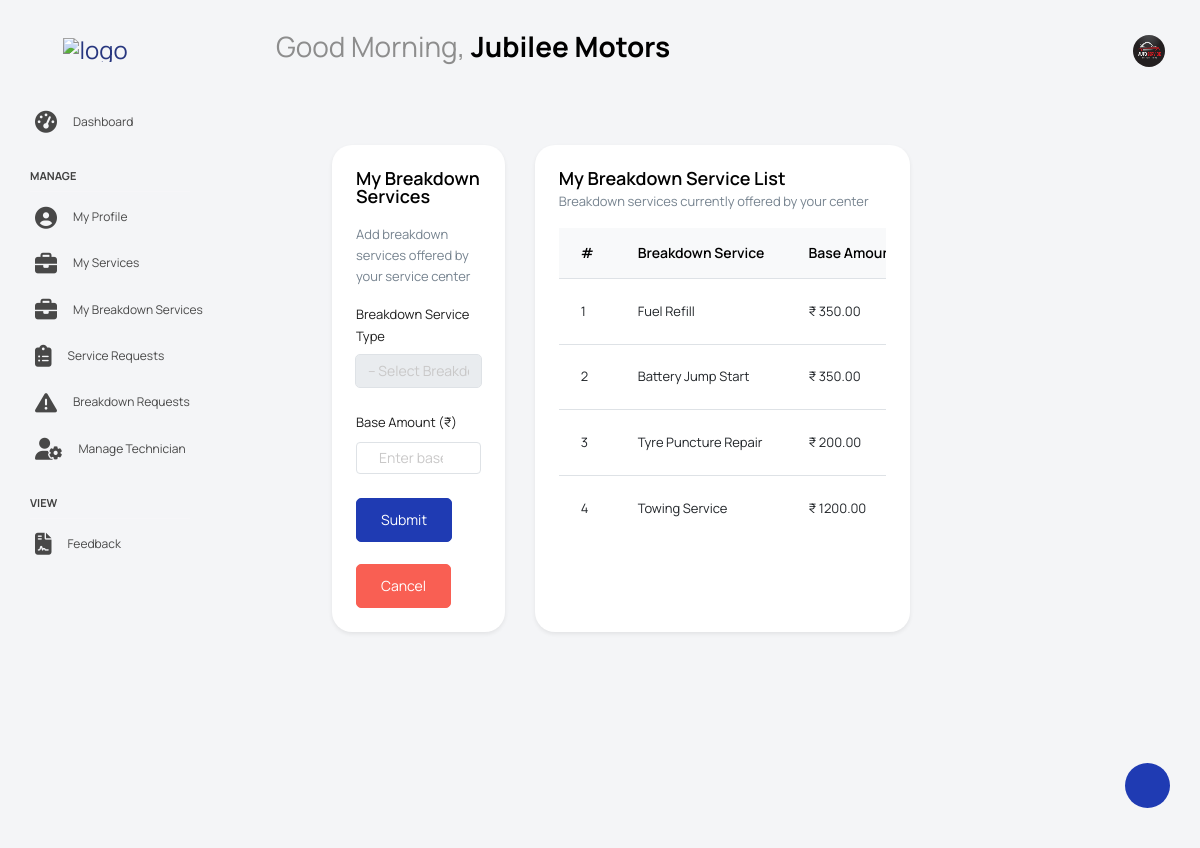
The page /ServiceCenter/my-breakdown-services/ (signed in) on the database its author committed.
### Guest/models.py (models this page shows)
class tbl_servicecenter(models.Model):
    servicecenter_name=models.CharField(max_length=50)
    servicecenter_email=models.CharField(max_length=50)
    servicecenter_contact=models.CharField(max_length=50)
    servicecenter_address=models.CharField(max_length=50)
    servicecenter_logo=models.FileField(upload_to='Assets/ServicecenterDocs/')
    servicecenter_license=models.FileField(upload_to='Assets/ServicecenterDocs/')
    servicecenter_password=models.CharField(max_length=50)
    servicecenter_status=models.IntegerField(default=0)
    servicecenter_regdate=models.DateField(auto_now_add=True)
    place=models.ForeignKey(tbl_place,on_delete=models.CASCADE)

### ServiceCenter/models.py (models this page shows)
class tbl_servicecenter_breakdown_services(models.Model):
    servicecenter = models.ForeignKey(tbl_servicecenter,on_delete=models.CASCADE)
    servicetype = models.ForeignKey(tbl_breakdown_servicetype,on_delete=models.CASCADE)
    base_amount = models.DecimalField(max_digits=10, decimal_places=2)

### Admin/models.py (models this page shows)
class tbl_breakdown_servicetype(models.Model):
    servicetype_name = models.CharField(max_length=100)

### ServiceCenter/views.py (the view, shortened to what this page needs)
# urls.py: path('my-breakdown-services/', views.my_breakdown_services, name='my_breakdown_services'),
def my_breakdown_services(request):
    if 'cid' not in request.session:
        return redirect("Guest:Login")
    servicetypes = tbl_breakdown_servicetype.objects.all()
    myservices = tbl_servicecenter_breakdown_services.objects.filter(servicecenter=request.session['cid'])
    servicecenter=tbl_servicecenter.objects.get(id=request.session['cid'])
    return render(request,"ServiceCenter/MyBreakdownServices.html",
        {
            'data': servicetypes,
            'myservices': myservices,'Data': servicecenter
        }
    )

### ServiceCenter/templates/ServiceCenter/MyBreakdownServices.html (shortened to what this page needs)
{% extends 'ServiceCenter/Head_service.html' %}
{% block content %}
<div class="main-panel">
  <div class="content-wrapper">
    <div class="row">
      <div class="col-md-4 grid-margin stretch-card">
        <div class="card shadow-sm">
          <div class="card-body">
            <h4 class="card-title">My Breakdown Services</h4>
            <p class="card-description mb-3">
              Add breakdown services offered by your service center
            </p>
            <form method="post" class="forms-sample">
              <div class="form-group">
                <label for="sel_servicetype">Breakdown Service Type</label>
                <select class="form-control"
                        name="sel_servicetype"
                        id="sel_servicetype"
                        required>
                  <option value="">-- Select Breakdown Service --</option>
                </select>
              </div>
              <div class="form-group">
                <label for="base_amount">Base Amount (₹)</label>
                <input type="number"
                       class="form-control"
                       name="base_amount"
                       id="base_amount"
                       min="0"
                       step="0.01"
                       placeholder="Enter base price"
                       value="{{ editservice.base_amount|default:'' }}"
                       required>
              </div>
              <div class="mt-3">
                <button type="submit" class="btn btn-primary me-2">
                  Submit
                </button>
                <br><br>
                <a href="{% url 'ServiceCenter:my_breakdown_services' %}"
                   class="btn btn-danger">
                  Cancel
                </a>
              </div>
            </form>
          </div>
        </div>
      </div>
      <div class="col-md-8 grid-margin stretch-card">
        <div class="card shadow-sm">
          <div class="card-body">
            <div class="d-flex align-items-center justify-content-between mb-3">
              <div>
                <h4 class="card-title mb-1">My Breakdown Service List</h4>
                <p class="card-description mb-0">
                  Breakdown services currently offered by your center
                </p>
              </div>
            </div>
            <div class="table-responsive">
              <table class="table table-hover align-middle">
                <thead class="table-light">
                  <tr>
                    <th style="width:70px;">#</th>
                    <th>Breakdown Service</th>
                    <th>Base Amount (₹)</th>
                  </tr>
                </thead>
                <tbody>
                  {% for i in myservices %}
                  <tr>
                    <td>{{ forloop.counter }}</td>
                    <td>{{ i.servicetype.servicetype_name }}</td>
                    <td>₹ {{ i.base_amount }}</td>
                  </tr>
                  {% endfor %}
                </tbody>
              </table>
            </div>
          </div>
        </div>
      </div>
    </div>
  </div>
</div>
{% endblock content %}

### ServiceCenter/templates/ServiceCenter/Head_service.html (shortened to what this page needs)
{% load static %}
<!DOCTYPE html>
<html lang="en">
<head>
  <link rel="stylesheet" href="{% static 'ServiceCenter/vendors/feather/feather.css' %}">
  <link rel="stylesheet" href="{% static 'ServiceCenter/vendors/mdi/css/materialdesignicons.min.css' %}">
  <link rel="stylesheet" href="{% static 'ServiceCenter/vendors/ti-icons/css/themify-icons.css' %}">
  <link rel="stylesheet" href="{% static 'ServiceCenter/vendors/typicons/typicons.css' %}">
  <link rel="stylesheet" href="{% static 'ServiceCenter/vendors/simple-line-icons/css/simple-line-icons.css' %}">
  <link rel="stylesheet" href="{% static 'ServiceCenter/vendors/css/vendor.bundle.base.css' %}">
  <link rel="stylesheet" href="{% static 'ServiceCenter/vendors/datatables.net-bs4/dataTables.bootstrap4.css' %}">
  <link rel="stylesheet" href="{% static 'ServiceCenter/js/select.dataTables.min.css' %}">
  <link rel="stylesheet" href="{% static 'ServiceCenter/css/vertical-layout-light/style.css' %}">
  <link rel="stylesheet" href="https://cdnjs.cloudflare.com/ajax/libs/font-awesome/6.5.0/css/all.min.css">
</head>
<body>
<div class="container-scroller">
  <nav class="navbar default-layout col-lg-12 col-12 p-0 fixed-top d-flex align-items-top flex-row">
    <div class="text-center navbar-brand-wrapper d-flex align-items-center justify-content-start">
      <div class="me-3">
        <button class="navbar-toggler navbar-toggler align-self-center" type="button" data-bs-toggle="minimize">
          <span class="icon-menu"></span>
        </button>
      </div>
      <div>
        <a class="navbar-brand brand-logo" href="{% url 'ServiceCenter:HomePage' %}">
          <img src="{% static 'ServiceCenter/images/GarageLive_logo.png' %}" alt="logo">
        </a>
      </div>
    </div>
    <div class="navbar-menu-wrapper d-flex align-items-top">
      <ul class="navbar-nav">
        <li class="nav-item font-weight-semibold ms-0">
          <h1 class="welcome-text">
            <span id="greeting"></span>,
            <span class="text-black fw-bold">{{ Data.servicecenter_name }}</span>
          </h1>
        </li>
      </ul>
      <ul class="navbar-nav ms-auto">
        <li class="nav-item dropdown user-dropdown">
          <a class="nav-link" id="UserDropdown" href="#" data-bs-toggle="dropdown" aria-expanded="false">
            <img class="img-xs rounded-circle" src="{{ Data.servicecenter_logo.url }}" alt="Profile image">
          </a>
        </li>
      </ul>
    </div>
  </nav>
  <div class="container-fluid page-body-wrapper">
    <div class="theme-setting-wrapper">
      <div id="settings-trigger"><i class="ti-settings"></i></div>
    </div>
    <nav class="sidebar sidebar-offcanvas" id="sidebar">
      <ul class="nav">
        <li class="nav-item">
          <a class="nav-link" href="{% url 'ServiceCenter:HomePage' %}">
            <i class="menu-icon fa-solid fa-tachometer-alt"></i>
            <span class="menu-title">Dashboard</span>
          </a>
        </li>
        <li class="nav-item nav-category">Manage</li>
        <li class="nav-item">
          <a class="nav-link" href="{% url 'ServiceCenter:profile' %}">
            <i class="menu-icon fa-solid fa-user-circle"></i>
            <span class="menu-title">My Profile</span>
          </a>
        </li>
        <li class="nav-item">
          <a class="nav-link" href="{% url 'ServiceCenter:myservices' %}">
            <i class="menu-icon fa-solid fa-briefcase"></i>
            <span class="menu-title">My Services</span>
          </a>
        </li>
         <li class="nav-item">
            <a class="nav-link" href="{% url 'ServiceCenter:my_breakdown_services' %}">
              <i class="menu-icon fa-solid fa-briefcase"></i>
              <span class="menu-title">My Breakdown Services</span>
            </a>
          </li>
        <li class="nav-item">
          <a class="nav-link" href="{% url 'ServiceCenter:service_request' %}">
            <i class="menu-icon fa-solid fa-clipboard-list"></i>
            <span class="menu-title">Service Requests</span>
          </a>
        </li>
          <li class="nav-item">
            <a class="nav-link" href="{% url 'ServiceCenter:breakdownrequest' %}">
              <i class="menu-icon fa-solid - fa-triangle-exclamation"></i>
              <span class="menu-title">Breakdown Requests</span>
            </a>
          </li>
           <li class="nav-item">
          <a class="nav-link" href="{% url 'ServiceCenter:technician' %}">
            <i class="menu-icon fa-solid fa-user-cog"></i>
            <span class="menu-title">Manage Technician</span>
          </a>
        </li>
        <li class="nav-item nav-category">View</li>
          <li class="nav-item">
            <a class="nav-link" href="{% url 'ServiceCenter:view_feedback' %}">
              <i class="menu-icon fa-solid fa-file-contract"></i>
              <span class="menu-title">Feedback</span>
            </a>
          </li>
      </ul>
    </nav>
    <div class="main-panel">
      <div class="content-wrapper">
        {% block content %}
        {% endblock content %}
      </div>
    </div>
  </div>
</div>
</body>
</html>

### rows shown on the page
tbl_servicecenter: servicecenter_name "Jubilee Motors", servicecenter_logo (picture)
tbl_servicecenter_breakdown_services: servicetype.servicetype_name "Fuel Refill", base_amount "350.00"
tbl_servicecenter_breakdown_services: servicetype.servicetype_name "Battery Jump Start", base_amount "350.00"
tbl_servicecenter_breakdown_services: servicetype.servicetype_name "Tyre Puncture Repair", base_amount "200.00"
tbl_servicecenter_breakdown_services: servicetype.servicetype_name "Towing Service", base_amount "1200.00"
